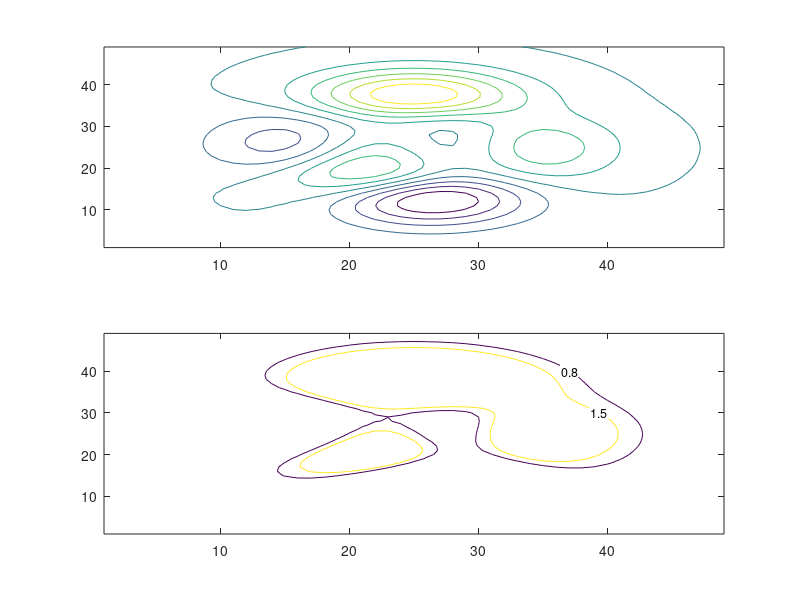

Source code (MATLAB):
z=peaks;
figure;
subplot(2,1,1);contour(z)
subplot(2,1,2);[c,h]=contour(z,[0.8 1.5]);
levels=[0.8 1.5];
labelTargets=[37 40;40 30];
for k=1:numel(levels)
    points=zeros(2,0);
    column=1;
    while column<size(c,2)
        count=c(2,column);
        if abs(c(1,column)-levels(k))<1e-10
            points=[points c(:,column+(1:count))];
        end
        column=column+count+1;
    end
    assert(~isempty(points),'Expected contour level is missing.')
    distance=sum((points-labelTargets(k,:)').^2,1);
    [~,nearest]=min(distance);
    text(points(1,nearest),points(2,nearest),num2str(levels(k)), ...
        'FontSize',9,'Color','k','BackgroundColor','w','Margin',1, ...
        'HorizontalAlignment','center','VerticalAlignment','middle');
end
